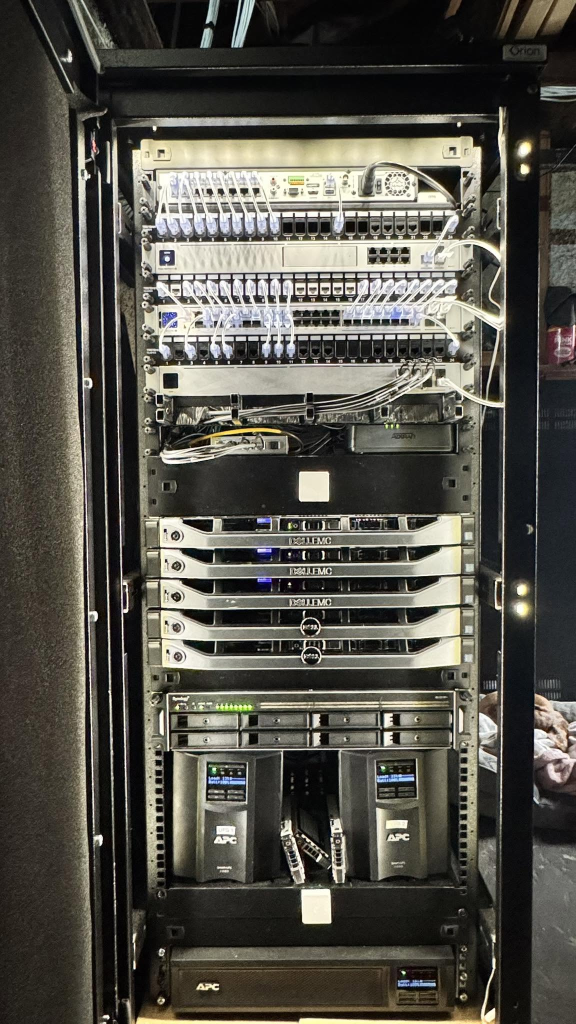
#> input picture Test_Image/524704875_4022541754664557_3670384363810354107_n.jpg, 1152 x 2048 px (shown at 1/2 size)
$ python quality_check.py --image ../Test_Image/524704875_4022541754664557_3670384363810354107_n.jpg   (older library calls are emulated)
#> lines starting #> are read from the running program, lines starting #| are printed output that depends on the picture
"""Server-side quality pre-check — RELAXED version with side-view detection.

Checks:
  1. Letterbox  — rejects images with large black bands (screenshot/rotated)
  2. Tilt       — rejects images rotated more than TILT_TOLERANCE_DEG
  3. Skew       — rejects if left vs right rail angles diverge too much
  4. Side-view  — NEW: rejects if horizontal lines converge (perspective angle)

Tolerances loosened vs the original to reduce false rejections on
slightly imperfect but usable front-facing shots.
"""

import argparse
import json

import cv2
import numpy as np

# ── Tolerances (relaxed from original) ──
TILT_TOLERANCE_DEG = 6.0           # was 4.0
PERSPECTIVE_TOLERANCE_DEG = 5.0    # was 3.0
LETTERBOX_BAND_FRAC = 0.10
LETTERBOX_DARK_FRAC = 0.92         # was 0.85
LETTERBOX_DARK_VALUE = 20          # was 25

# ── Side-view detection thresholds (NEW) ──
SIDE_VIEW_AVG_DEG = 20.0           # avg horizontal-line angle > this → side view
SIDE_VIEW_SPREAD_DEG = 18.0        # P90−P10 of horizontal angles > this → side view
SIDE_VIEW_MIN_LINES = 8            # need at least this many horizontal lines to judge

# ── Occlusion (cable clutter) thresholds ──
# Image-only heuristic that runs PRE-analyze. Detects heavily-cabled racks
# where the front of the equipment is blocked by patch cables / cable spaghetti.
#
# Two independent signals — if EITHER fires, the rack is flagged:
#
#  (a) Edge-orientation ratio: clean racks have dominant HORIZONTAL edges
#      (top/bottom of each 1U device); cabled racks have dominant VERTICAL/
#      DIAGONAL edges (cables crossing across devices). Misses racks with
#      visible U-position labels (the labels create strong horizontal edges
#      even when cables block the equipment behind them) — hence signal (b).
#
#  (b) Color-saturation fraction: cables are vividly colored (blue, orange,
#      yellow, red); device faces are desaturated (gray/black/white). When
#      a large fraction of the central rack region is high-saturation
#      pixels, cables dominate the view.
OCCLUSION_NONHORIZ_RATIO = 1.45    # non_horizontal/horizontal edge mag → "warning"
OCCLUSION_NONHORIZ_HARD  = 2.10    # above this → "hard" (offer multi-angle)
OCCLUSION_SAT_FRAC_WARN  = 0.22    # fraction of high-saturation pixels → warning
OCCLUSION_SAT_FRAC_HARD  = 0.38    # fraction of high-saturation pixels → hard
OCCLUSION_SAT_THRESHOLD  = 80      # HSV saturation value considered "vivid"
OCCLUSION_MIN_STRONG_PX  = 1500    # minimum strong-edge pixel count to judge at all


def check_letterbox(img):
    h = img.shape[0]
    gray = cv2.cvtColor(img, cv2.COLOR_BGR2GRAY)
    band = max(1, int(h * LETTERBOX_BAND_FRAC))
    top_dark = float((gray[:band] < LETTERBOX_DARK_VALUE).mean())
    bot_dark = float((gray[-band:] < LETTERBOX_DARK_VALUE).mean())
    worst = max(top_dark, bot_dark)
    if worst > LETTERBOX_DARK_FRAC:
        return {
            "ok": False,
            "kind": "framing",
            "retryable": True,
            "error": "Please upload a clearer photo of the rack — keep the camera steady and make sure the full rack fits in the frame.",
            "metrics": {"letterbox_pct": round(worst * 100, 1)},
        }
    return {"ok": True}


def check_tilt(img):
    h, w = img.shape[:2]
    gray = cv2.cvtColor(img, cv2.COLOR_BGR2GRAY)
    gray = cv2.GaussianBlur(gray, (5, 5), 0)
    edges = cv2.Canny(gray, 50, 150, apertureSize=3)

    min_len = 350
    lines = cv2.HoughLinesP(edges, 1, np.pi / 180, threshold=80,
                            minLineLength=min_len, maxLineGap=25)

    if lines is None:
        return {"ok": True, "metrics": {"note": "no-lines"}}

    left_signed, left_weights = [], []
    right_signed, right_weights = [], []
    all_signed, all_weights = [], []
    midx = w / 2.0

    for line in lines:
        x1, y1, x2, y2 = line[0]
        dx, dy = x2 - x1, y2 - y1
        if dx == 0 and dy == 0:
            continue
        length = float(np.hypot(dx, dy))
        angle = np.degrees(np.arctan2(dy, dx))
        while angle > 90:
            angle -= 180
        while angle <= -90:
            angle += 180
        if angle >= 0:
            signed = 90 - angle
        else:
            signed = -90 - angle
        if abs(signed) > 25:
            continue

        mid_x = (x1 + x2) / 2.0
        all_signed.append(signed)
        all_weights.append(length)
        if mid_x < midx:
            left_signed.append(signed)
            left_weights.append(length)
        else:
            right_signed.append(signed)
            right_weights.append(length)

    if len(all_signed) < 3:
        return {"ok": True, "metrics": {"note": "insufficient-vertical-lines"}}

    overall = float(np.average(all_signed, weights=all_weights))
    if abs(overall) > TILT_TOLERANCE_DEG:
        return {
            "ok": False,
            "kind": "angle",
            "retryable": True,
            "error": "The image appears tilted. Please hold the phone straight and retake.",
            "metrics": {"rotation_deg": round(overall, 2)},
        }

    if len(left_signed) >= 2 and len(right_signed) >= 2:
        left_avg = float(np.average(left_signed, weights=left_weights))
        right_avg = float(np.average(right_signed, weights=right_weights))
        skew = abs(left_avg - right_avg)
        if skew > PERSPECTIVE_TOLERANCE_DEG:
            return {
                "ok": False,
                "kind": "angle",
                "retryable": True,
                "error": "The image appears tilted. Please hold the phone straight and retake.",
                "metrics": {"skew_deg": round(skew, 2),
                            "left_deg": round(left_avg, 2),
                            "right_deg": round(right_avg, 2)},
            }

    return {"ok": True, "metrics": {"rotation_deg": round(overall, 2)}}


# [181 lines left out: functions check_side_view, check_occlusion, not called in this run]


def main():
    parser = argparse.ArgumentParser()
    parser.add_argument("--image", required=True)
    args = parser.parse_args()

    img = cv2.imread(args.image)
#> img is the input picture: shape (2048, 1152, 3); mean B, G, R 73.1, 81, 82.9
    if img is None:
        print(json.dumps({
            "ok": False,
            "error": "Could not read image. Please upload a valid photo."
        }))
        return

    # 1. Letterbox check
    lb = check_letterbox(img)
#> in check_letterbox, `gray = cv2.cvtColor(img, cv2.COLOR_BGR2GRAY)`:
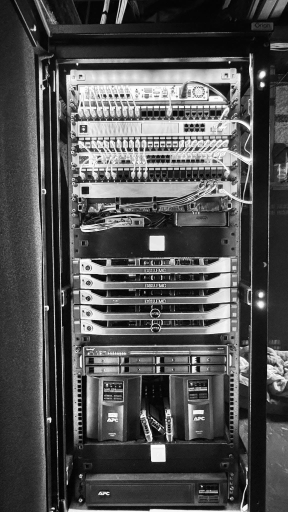
#> gray: shape (2048, 1152) (shown at 1/4 size); min 0, max 255, mean 80.7
#> in check_letterbox, `top_dark = float((gray[:band] < LETTERBOX_DARK_VALUE).mean())`: top_dark = 0.572
#> in check_letterbox, `bot_dark = float((gray[-band:] < LETTERBOX_DARK_VALUE).mean())`: bot_dark = 0.198
#> in check_letterbox, `worst = max(top_dark, bot_dark)`: worst = 0.572
#> lb = {'ok': True}
    if not lb["ok"]:
        print(json.dumps(lb))
        return

    # 2. Tilt / skew check
    tilt = check_tilt(img)
#> in check_tilt, `edges = cv2.Canny(gray, 50, 150, apertureSize=3)`:
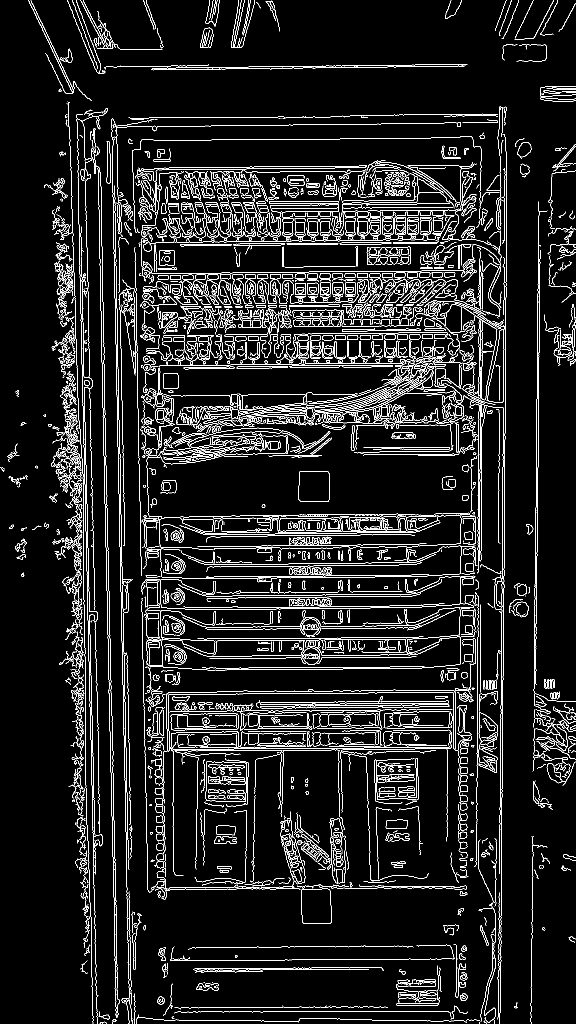
#> edges: shape (2048, 1152) (shown at 1/2 size); 7.9% white in thin lines or dots
#> in check_tilt, `lines = cv2.HoughLinesP(edges, 1, np.pi / 180, threshold=80, minLineLe..`: lines = 65 rows, first 6: [229, 371, 236, 785], [138, 624, 166, 1423], [231, 642, 238, 1034], [142, 384, 158, 851], [147, 1156, 166, 1516], [278, 913, 286, 1362]
#> the loop in check_tilt, `for line in lines:` made 65 passes
#> (x1, y1, x2, y2, dx, dy, length) on passes 1 to 8: (229, 371, 236, 785, 7, 414, 414.1), (138, 624, 166, 1423, 28, 799, 799.5), (231, 642, 238, 1034, 7, 392, 392.1), (142, 384, 158, 851, 16, 467, 467.3), (147, 1156, 166, 1516, 19, 360, 360.5), (278, 913, 286, 1362, 8, 449, 449.1), (137, 625, 167, 1486, 30, 861, 861.5), (270, 494, 278, 954, 8, 460, 460.1)
#> after the loop in check_tilt, `for line in lines:`: all_signed = 58 values, max 3.05 at index 32, min -24.98 at index 52, mean -4.54; all_weights = 58 values, max 861.5 at index 6, min 352.3 at index 35, mean 465.1; left_signed = 29 values, max 3.04 at index 11, min -3.1 at index 21, mean 1.25; left_weights = 29 values, max 861.5 at index 6, min 355.2 at index 15, mean 497.3; right_signed = 29 values, max 3.05 at index 12, min -24.98 at index 25, mean -10.34; right_weights = 29 values, max 579 at index 2, min 352.3 at index 14, mean 433
#> in check_tilt, `overall = float(np.average(all_signed, weights=all_weights))`: overall = -4.09
#> in check_tilt, `left_avg = float(np.average(left_signed, weights=left_weights))`: left_avg = 1.39
#> in check_tilt, `right_avg = float(np.average(right_signed, weights=right_weights))`: right_avg = -10.39
#> in check_tilt, `skew = abs(left_avg - right_avg)`: skew = 11.79
#> tilt = 5 items
    if not tilt["ok"]:
        print(json.dumps(tilt))
#| {"ok": false, "kind": "angle", "retryable": true, "error": "The image appears tilted. Please hold the phone straight and retake.", "metrics": {"skew_deg": 11.79, "left_deg": 1.39, "right_deg": -10.39}}
        return

    # 3. Side-view check (returns warning, not hard fail)
    side = check_side_view(img)

    # All passed — merge metrics and include any warning
    merged_metrics = {}
    merged_metrics.update(tilt.get("metrics", {}))
    merged_metrics.update(side.get("metrics", {}))

    result = {"ok": True, "metrics": merged_metrics}
    if side.get("warning"):
        result["warning"] = side["warning"]
        result["warning_msg"] = side["error"]

    print(json.dumps(result))


if __name__ == "__main__":
    main()
